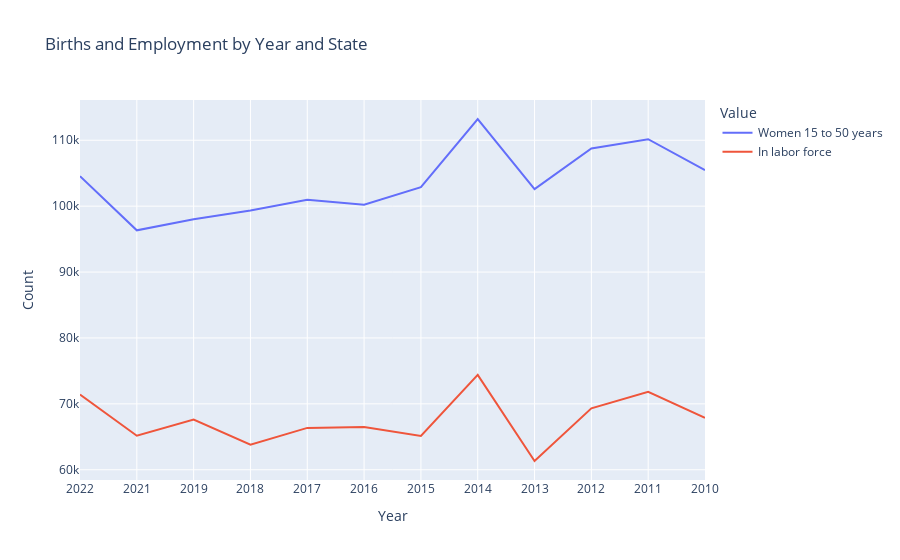

Here is the notebook cell this chart was saved with:
### Code cell
target_state = consol_df[consol_df['State']=='Virginia']
# Create the line chart
fig = px.line(target_state, x='Year', y='Count', color='Value', title='Births and Employment by Year and State')
fig.show()

### Figure 1 — Plotly figure (JSON) as saved in the notebook; plotly's stock layout.template omitted (floating-point values rounded to 4 significant figures)
{"data": [{"hovertemplate": "Value=Women 15 to 50 years<br>Year=%{x}<br>Count=%{y}<extra></extra>", "legendgroup": "Women 15 to 50 years", "line": {"color": "#636efa", "dash": "solid"}, "marker": {"symbol": "circle"}, "mode": "lines", "name": "Women 15 to 50 years", "orientation": "v", "showlegend": true, "type": "scatter", "x": ["2022", "2021", "2019", "2018", "2017", "2016", "2015", "2014", "2013", "2012", "2011", "2010"], "xaxis": "x", "y": [104539, 96332, 98004, 99351, 100976, 100200, 102870, 113223, 102576, 108748, 110163, 105477], "yaxis": "y"}, {"hovertemplate": "Value=In labor force<br>Year=%{x}<br>Count=%{y}<extra></extra>", "legendgroup": "In labor force", "line": {"color": "#EF553B", "dash": "solid"}, "marker": {"symbol": "circle"}, "mode": "lines", "name": "In labor force", "orientation": "v", "showlegend": true, "type": "scatter", "x": ["2022", "2021", "2019", "2018", "2017", "2016", "2015", "2014", "2013", "2012", "2011", "2010"], "xaxis": "x", "y": [71427, 65159, 67617, 63801, 66352, 66488, 65116, 74395, 61330, 69328, 71827, 67886], "yaxis": "y"}], "layout": {"legend": {"title": {"text": "Value"}, "tracegroupgap": 0}, "title": {"text": "Births and Employment by Year and State"}, "xaxis": {"anchor": "y", "domain": [0, 1], "title": {"text": "Year"}}, "yaxis": {"anchor": "x", "domain": [0, 1], "title": {"text": "Count"}}}}
